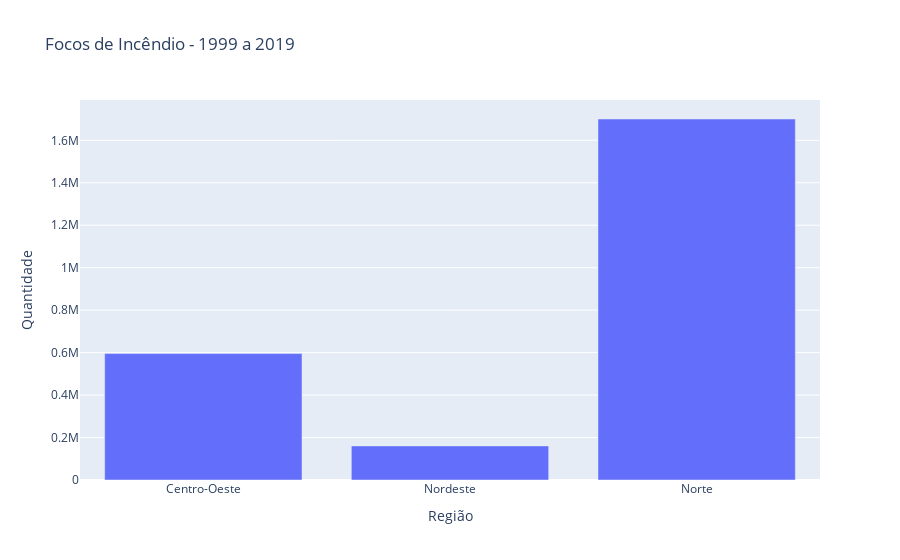

Here is the notebook cell this chart was saved with:
### Code cell
df2_grouped = df2.groupby('region')['firespots'].sum().reset_index()
fig = go.Figure()
fig.add_trace(go.Bar(x=df2_grouped['region'], y=df2_grouped['firespots']))
fig.update_layout(title='Focos de Incêndio - 1999 a 2019', xaxis_title='Região', yaxis_title='Quantidade')

fig.show()

### Figure 1 — Plotly figure (JSON) as saved in the notebook; plotly's stock layout.template omitted (floating-point values rounded to 4 significant figures)
{"data": [{"type": "bar", "x": ["Centro-Oeste", "Nordeste", "Norte"], "y": [595378, 160543, 1700326]}], "layout": {"title": {"text": "Focos de Incêndio - 1999 a 2019"}, "xaxis": {"title": {"text": "Região"}}, "yaxis": {"title": {"text": "Quantidade"}}}}
